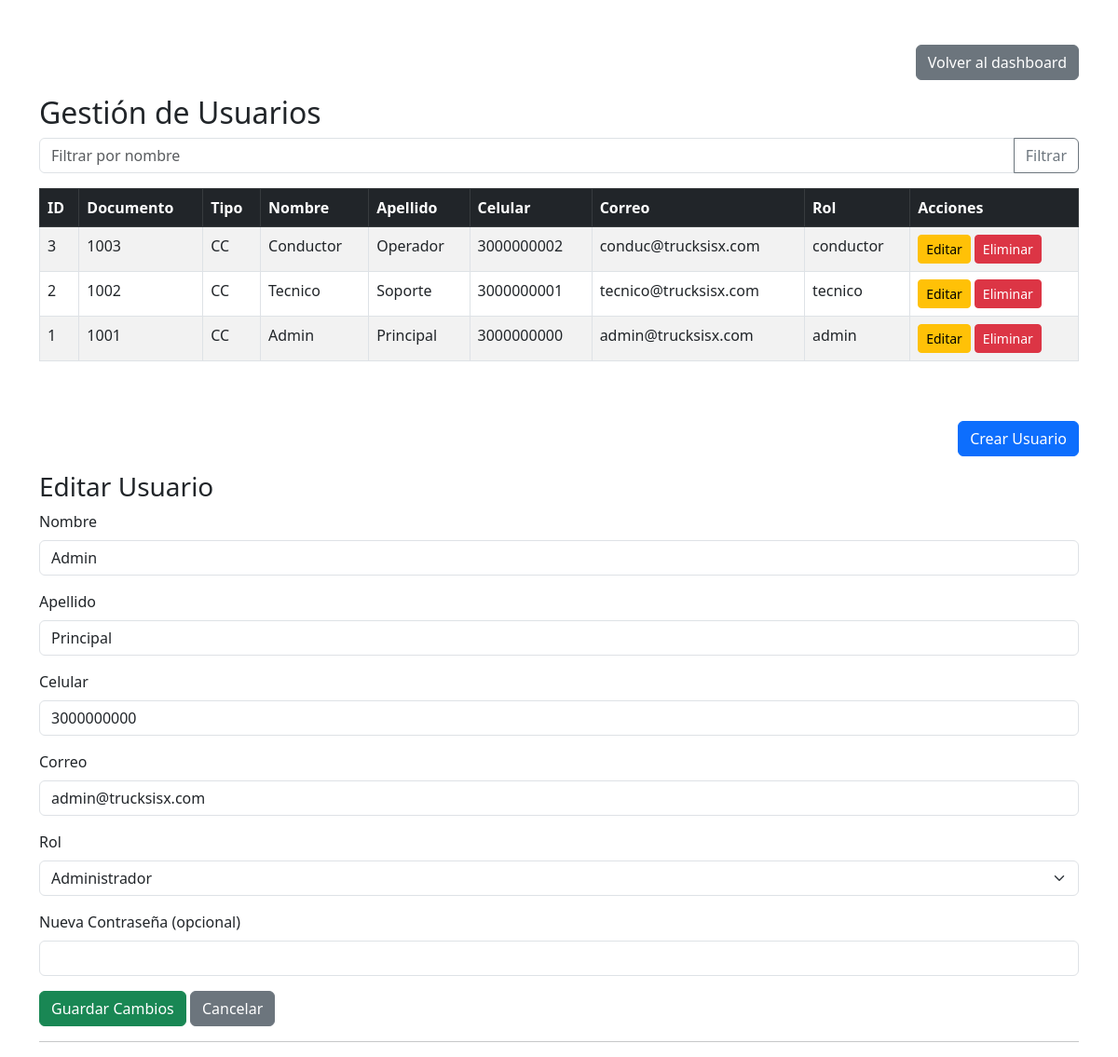
The app's page /views/crear_usuario.php?editar=1 (signed in) with its own data.
### tables this page shows
CREATE TABLE users (
    id INT AUTO_INCREMENT PRIMARY KEY,
    num_documento VARCHAR(20) NOT NULL,
    tipo_documento VARCHAR(20) NOT NULL,
    nombre VARCHAR(50) NOT NULL,
    apellido VARCHAR(50) NOT NULL,
    num_celular VARCHAR(20),
    correo VARCHAR(100),
    rol ENUM('admin','tecnico','conductor') NOT NULL,
    contrasena VARCHAR(255) NOT NULL
);

### views/crear_usuario.php (the view, shortened to what this page needs)
<!DOCTYPE html>
<html lang="es">
<head>
    <link href="https://cdn.jsdelivr.net/npm/bootstrap@5.3.0/dist/css/bootstrap.min.css" rel="stylesheet">
</head>
<body>
<?php
$db = new Database();
$conn = $db->getConnection();
$stmt = $conn->prepare("SELECT * FROM users ORDER BY id DESC");
$stmt->execute();
$usuarios = $stmt->fetchAll(PDO::FETCH_ASSOC);
?>
<div class="container mt-5">
    <div class="d-flex justify-content-end mb-3">
        <a href="dashboard.php" class="btn btn-secondary">Volver al dashboard</a>
    </div>
    <h2>Gestión de Usuarios</h2>
    <form method="get" class="mb-3" action="">
        <div class="input-group">
            <input type="text" class="form-control" name="filtro_nombre" placeholder="Filtrar por nombre" value="<?php echo isset($_GET['filtro_nombre']) ? htmlspecialchars($_GET['filtro_nombre']) : ''; ?>">
            <button class="btn btn-outline-secondary" type="submit">Filtrar</button>
        </div>
    </form>
    <div class="table-responsive mb-5">
        <table class="table table-bordered table-striped">
            <thead class="table-dark">
                <tr>
                    <th>ID</th>
                    <th>Documento</th>
                    <th>Tipo</th>
                    <th>Nombre</th>
                    <th>Apellido</th>
                    <th>Celular</th>
                    <th>Correo</th>
                    <th>Rol</th>
                    <th>Acciones</th>
                </tr>
            </thead>
            <tbody>
            <?php
            $usuarios_filtrados = $usuarios;
            foreach ($usuarios_filtrados as $usuario) {
                echo '<tr>';
                echo '<td>' . $usuario['id'] . '</td>';
                echo '<td>' . htmlspecialchars($usuario['num_documento']) . '</td>';
                echo '<td>' . htmlspecialchars($usuario['tipo_documento']) . '</td>';
                echo '<td>' . htmlspecialchars($usuario['nombre']) . '</td>';
                echo '<td>' . htmlspecialchars($usuario['apellido']) . '</td>';
                echo '<td>' . htmlspecialchars($usuario['num_celular']) . '</td>';
                echo '<td>' . htmlspecialchars($usuario['correo']) . '</td>';
                echo '<td>' . htmlspecialchars($usuario['rol']) . '</td>';
                echo '<td>';
                echo '<a href="?editar=' . $usuario['id'] . '" class="btn btn-sm btn-warning me-1">Editar</a>';
                echo '<a href="../controllers/UserController.php?action=delete&id=' . $usuario['id'] . '" class="btn btn-sm btn-danger" onclick="return confirm(\'¿Seguro que deseas eliminar este usuario?\')">Eliminar</a>';
                echo '</td>';
                echo '</tr>';
            }
            ?>
            </tbody>
        </table>
    </div>
    <div class="d-flex justify-content-end mb-3">
    <button type="button" class="btn btn-primary" data-bs-toggle="modal" data-bs-target="#modalCrearUsuario">Crear Usuario</button>
    </div>
    <?php
    if (isset($_GET['editar'])) {
        $idEditar = intval($_GET['editar']);
        $usuarioEditar = null;
        foreach ($usuarios as $u) {
            if ($u['id'] == $idEditar) {
                $usuarioEditar = $u;
                break;
            }
        }
        if ($usuarioEditar) {
    ?>
        <h3>Editar Usuario</h3>
        <form id="form-editar-usuario" method="post" action="../controllers/UserController.php?action=update&id=<?php echo $usuarioEditar['id']; ?>">
            <div class="mb-3">
                <label for="nombre_edit" class="form-label">Nombre</label>
                <input type="text" class="form-control" id="nombre_edit" name="nombre" value="<?php echo htmlspecialchars($usuarioEditar['nombre']); ?>" required>
            </div>
            <div class="mb-3">
                <label for="apellido_edit" class="form-label">Apellido</label>
                <input type="text" class="form-control" id="apellido_edit" name="apellido" value="<?php echo htmlspecialchars($usuarioEditar['apellido']); ?>" required>
            </div>
            <div class="mb-3">
                <label for="num_celular_edit" class="form-label">Celular</label>
                <input type="text" class="form-control" id="num_celular_edit" name="num_celular" value="<?php echo htmlspecialchars($usuarioEditar['num_celular']); ?>">
            </div>
            <div class="mb-3">
                <label for="correo_edit" class="form-label">Correo</label>
                <input type="email" class="form-control" id="correo_edit" name="correo" value="<?php echo htmlspecialchars($usuarioEditar['correo']); ?>">
            </div>
            <div class="mb-3">
                <label for="rol_edit" class="form-label">Rol</label>
                <select class="form-select" id="rol_edit" name="rol" required>
                    <option value="admin" <?php if($usuarioEditar['rol']==='admin') echo 'selected'; ?>>Administrador</option>
                </select>
            </div>
            <div class="mb-3">
                <label for="contrasena_edit" class="form-label">Nueva Contraseña (opcional)</label>
                <input type="password" class="form-control" id="contrasena_edit" name="contrasena">
            </div>
            <button type="submit" class="btn btn-success">Guardar Cambios</button>
            <a href="crear_usuario.php" class="btn btn-secondary">Cancelar</a>
        </form>
        <hr>
    <?php }
    }
    ?>
</body>
</html>

### records on screen
users: id "3", num_documento "1003", tipo_documento "CC", nombre "Conductor", apellido "Operador", num_celular "3000000002", correo "conduc@trucksisx.com", rol "conductor"
users: id "2", num_documento "1002", tipo_documento "CC", nombre "Tecnico", apellido "Soporte", num_celular "3000000001", correo "tecnico@trucksisx.com", rol "tecnico"
users: id "1", num_documento "1001", tipo_documento "CC", nombre "Admin", apellido "Principal", num_celular "3000000000", correo "admin@trucksisx.com", rol "admin", rol "Administrador"
